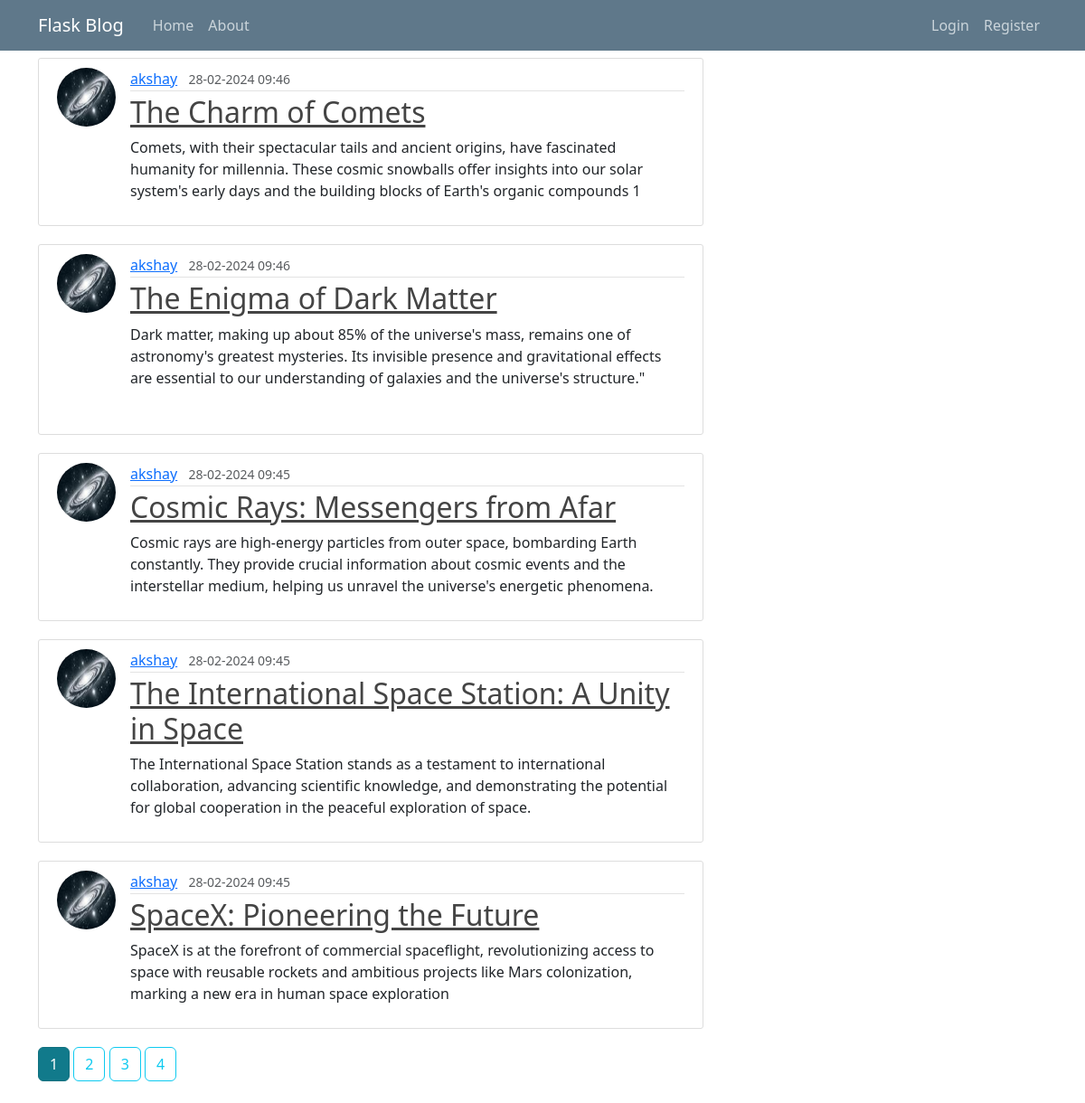
Screenshot of /user/akshay with the database file from the repository.
### app/models.py (models this page shows, shortened)
class Posts(db.Model):
    id = db.Column(db.Integer, primary_key=True)
    title = db.Column(db.String(20), nullable=False)
    date_posted = db.Column(db.DateTime, nullable=False, default=datetime.utcnow)
    content = db.Column(db.Text, nullable=False)
    user_id = db.Column(db.Integer, db.ForeignKey('user.id'),nullable=False)

class User(db.Model, UserMixin):
    id = db.Column(db.Integer, primary_key=True)
    username: str = db.Column(db.String(20), unique=True, nullable=False)
    email: str = db.Column(db.String(120), unique=True, nullable=False)
    image_file: str = db.Column(db.String(120), nullable=False, default='default.jpg')
    password = db.Column(db.String(60), nullable=False)
    posts = db.relationship('Posts',
                            backref='author', lazy=True)

### app/users/routes.py (the view)
@users.route("/user/<string:username>")
def user_post(username):
    page = request.args.get('page', 1, type=int)
    user = User.query.filter_by(username=username).first_or_404()
    posts = Posts.query.filter_by(author=user)\
        .order_by(Posts.date_posted.desc())\
        .paginate(page=page, per_page=5)  # Adjusted per_page to 5 as in the first function
    return render_template('user_post.html', posts=posts, user=user)  # Adjusted to use 'user_posts.html'

### app/templates/user_post.html
{% extends "layout.html" %}
{% block content %}
    <h1 class="mb-3">Post By {{ user.username}} ({{posts.total}})</h1>
    {% for post in posts.items %}
        <article class="media content-section">
            <img class="rounded-circle article-img" src="{{ url_for('static', filename='profile-pictures/' ~ post.author.image_file) }}">
          <div class="media-body">
            <div class="article-metadata">
              <a class="mr-2" href="{{ url_for('users.user_post', username=post.author.username)}}">{{ post.author.username }}</a>
              <small class="text-muted">{{ post.date_posted.strftime('%d-%m-%Y %H:%M') }}</small>
            </div>
            <h2><a class="article-title" href="{{ url_for('posts.post', post_id=post.id) }}">{{ post.title }}</a></h2>
            <p class="article-content">{{ post.content }}</p>
          </div>
        </article>
    {% endfor %}
    {% for page_num in posts.iter_pages(left_edge=1, right_edge=1, left_current=1, right_current=2) %}
        {% if page_num %}
            {% if posts.page == page_num %}
                <a class="btn btn-info active mb-4" href="{{ url_for('users.user_post', username=user.username, page=page_num) }}">{{ page_num }}</a>
            {% else %}
                <a class="btn btn-outline-info mb-4" href="{{ url_for('users.user_post', username=user.username, page=page_num) }}">{{ page_num }}</a>
            {% endif %}
        {% else %}
            ...
        {% endif %}
    {% endfor %}
{% endblock content %}

### app/static/main.css (style rules this page uses)
body { background: #fafafa; color: #333333; margin-top: 5rem; }
h1, h2, h3, h4, h5, h6 { color: #444444; }
.content-section { background: #ffffff; padding: 10px 20px; border: 1px solid #dddddd; border-radius: 3px; margin-bottom: 20px; }
.article-title { color: #444444; }
.article-content { white-space: pre-line; }
.article-img { height: 65px; width: 65px; margin-right: 16px; }
.article-metadata { padding-bottom: 1px; margin-bottom: 4px; border-bottom: 1px solid #e3e3e3 }

### rows the page displays
Posts: image_file (picture), author.username "akshay", date_posted "28-02-2024 09:46", title "The Charm of Comets", content "Comets, with their spectacular tails and ancient origins, have fascinated humanity for millennia. These cosmic snowballs offer insights into our solar system's early days and the building blocks of Earth's organic compounds 1"
Posts: image_file (picture), author.username "akshay", date_posted "28-02-2024 09:46", title "The Enigma of Dark Matter", content "Dark matter, making up about 85% of the universe's mass, remains one of astronomy's greatest mysteries. Its invisible presence and gravitational effects are essential to our understanding of galaxies and the universe's structure.\""
Posts: image_file (picture), author.username "akshay", date_posted "28-02-2024 09:45", title "Cosmic Rays: Messengers from Afar", content "Cosmic rays are high-energy particles from outer space, bombarding Earth constantly. They provide crucial information about cosmic events and the interstellar medium, helping us unravel the universe's energetic phenomena."
Posts: image_file (picture), author.username "akshay", date_posted "28-02-2024 09:45", title "The International Space Station: A Unity in Space", content "The International Space Station stands as a testament to international collaboration, advancing scientific knowledge, and demonstrating the potential for global cooperation in the peaceful exploration of space."
Posts: image_file (picture), author.username "akshay", date_posted "28-02-2024 09:45", title "SpaceX: Pioneering the Future", content "SpaceX is at the forefront of commercial spaceflight, revolutionizing access to space with reusable rockets and ambitious projects like Mars colonization, marking a new era in human space exploration"

### other values shown
{{ page_num }} "1"
{{ page_num }} "2" "3" "4"
